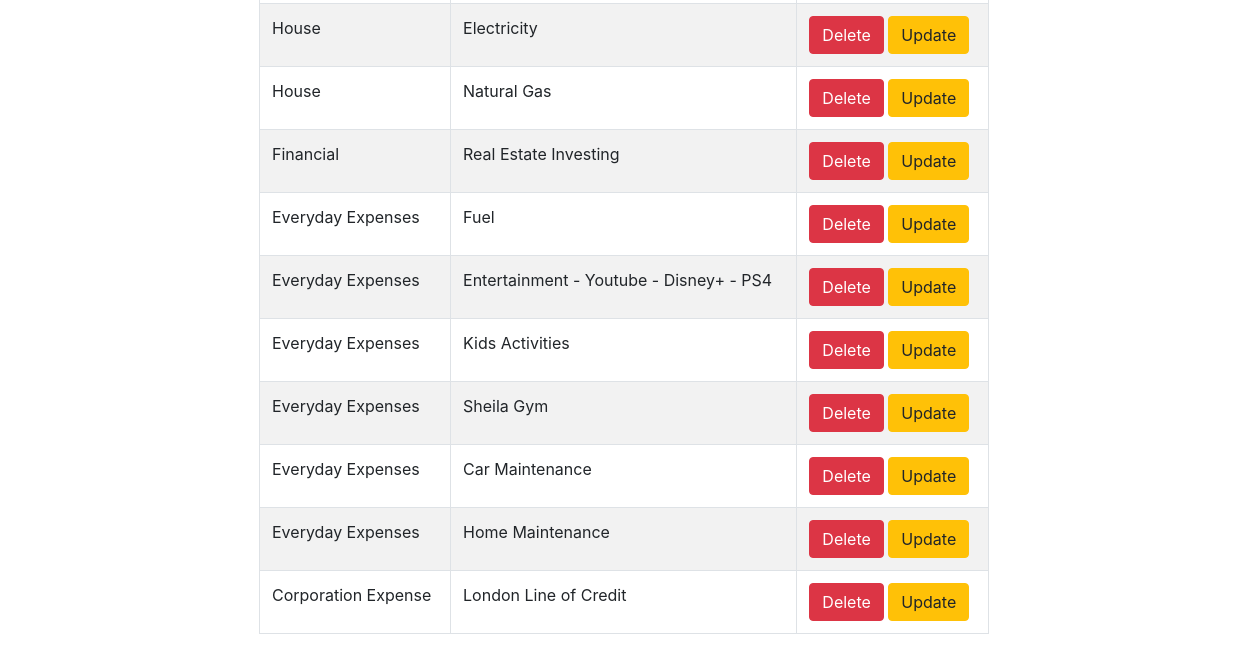
/categories/ (signed in, lower part), run on an earlier commit of the app's database.
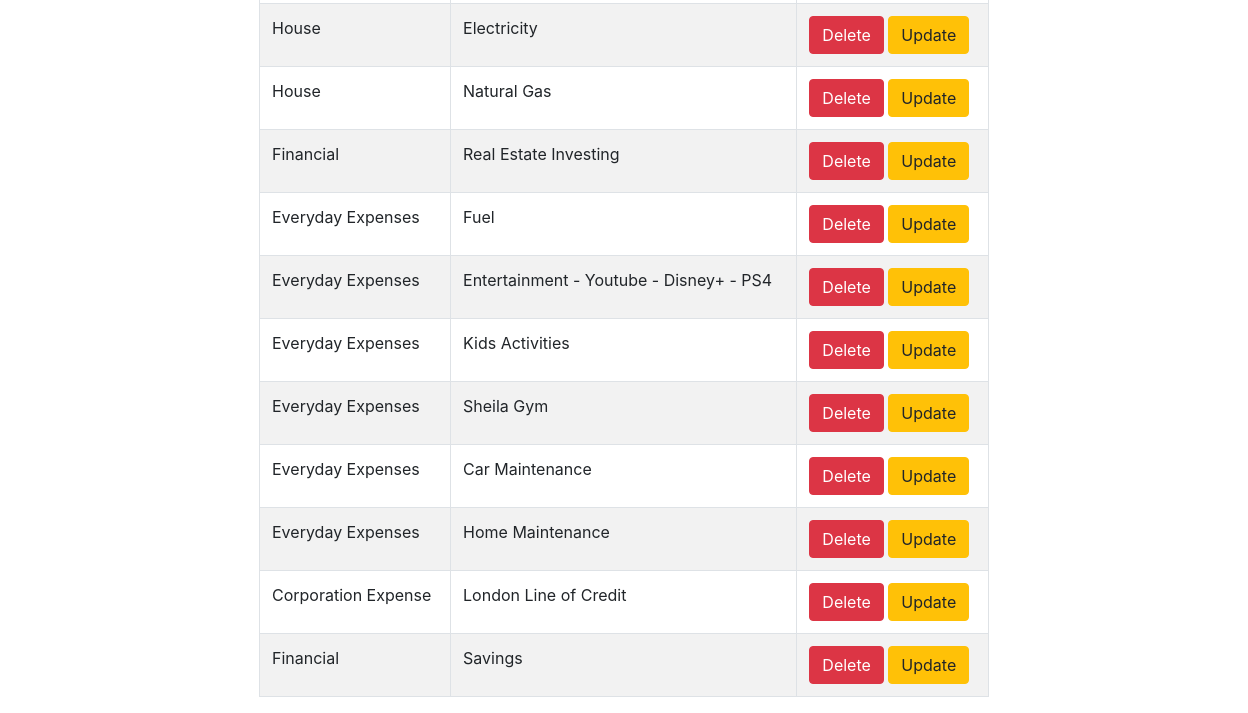
And on a later commit of the database.
### categories/models.py (models this page shows, shortened)
class Category(models.Model):
    user = models.ForeignKey(User,on_delete=models.CASCADE)
    master_category = models.CharField(max_length=200, default='none')
    category = models.CharField(max_length=200)
    carry_over = models.BooleanField (default=False)

### categories/views.py (the view)
# urls.py: path('', views.index, name='accounts-index'),
@login_required
def index(request):
    template = loader.get_template('categories/index.html')
    show_categories = Category.objects.filter(user=request.user)
    show_transactions = Transaction.objects.all()
    total = Transaction.objects.filter(user=request.user).aggregate(sum=Sum('amount'))['sum'] or 0.00
    total = "{:.2f}".format(total)
    context = {
        'show_categories': show_categories,
        'show_transactions':show_transactions,
        'total': total,
    }
    return HttpResponse(template.render(context, request))

### templates/categories/index.html (shortened to what this page needs)
{% extends 'base.html' %}
{% block content %}
<div class="container">
      <div class="row justify-content-center">
        <div class="col-8">
<table class="table table-striped table-bordered">
<tbody>
{% if show_categories %}
    {% for category in show_categories %}
        <tr>
        <td>{{ category.master_category }}</td>
        <td>{{ category.category}}</td>
        <td> <a class = "btn btn-danger" href="{%url "categories-delete" category.id%}">Delete</a> <a class = "btn btn-warning" href="{%url "categories-update" category.id%}">Update</a></td>
    {% endfor %}
{% else %}
    Nothing available
{% endif %}
</tbody>
</table>
</div>
</div>
</div>
{% endblock %}

What changed in the data, as far as the page shows it:
added Category: master_category "Financial", category "Savings"
